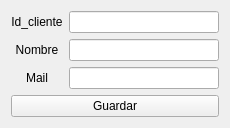
          <widget class="QWidget" name="page_agregar">
           <layout class="QVBoxLayout" name="verticalLayout_4">
            <item>
             <layout class="QGridLayout" name="gridLayout">
              <item row="0" column="0">
               <widget class="QLabel" name="label_3">
                <property name="layoutDirection">
                 <enum>Qt::LeftToRight</enum>
                </property>
                <property name="text">
                 <string>Id_cliente</string>
                </property>
                <property name="alignment">
                 <set>Qt::AlignCenter</set>
                </property>
               </widget>
              </item>
              <item row="0" column="1">
               <widget class="QLineEdit" name="cliente_crear">
                <property name="minimumSize">
                 <size>
                  <width>150</width>
                  <height>0</height>
                 </size>
                </property>
                <property name="maximumSize">
                 <size>
                  <width>150</width>
                  <height>16777215</height>
                 </size>
                </property>
               </widget>
              </item>
              <item row="1" column="0">
               <widget class="QLabel" name="label_4">
                <property name="text">
                 <string>Nombre</string>
                </property>
                <property name="alignment">
                 <set>Qt::AlignCenter</set>
                </property>
               </widget>
              </item>
              <item row="1" column="1">
               <widget class="QLineEdit" name="nombre_crear"/>
              </item>
              <item row="2" column="0">
               <widget class="QLabel" name="label_5">
                <property name="text">
                 <string>Mail</string>
                </property>
                <property name="alignment">
                 <set>Qt::AlignCenter</set>
                </property>
               </widget>
              </item>
              <item row="2" column="1">
               <widget class="QLineEdit" name="mail_crear">
                <property name="minimumSize">
                 <size>
                  <width>100</width>
                  <height>0</height>
                 </size>
                </property>
               </widget>
              </item>
             </layout>
            </item>
            <item>
             <widget class="QPushButton" name="boton_accion_crear_cliente">
              <property name="text">
               <string>Guardar</string>
              </property>
              <property name="icon">
               <iconset>
                <normaloff>../resources/imagenes/guardar.png</normaloff>../resources/imagenes/guardar.png</iconset>
              </property>
              <property name="iconSize">
               <size>
                <width>32</width>
                <height>32</height>
               </size>
              </property>
             </widget>
            </item>
           </layout>
          </widget>
